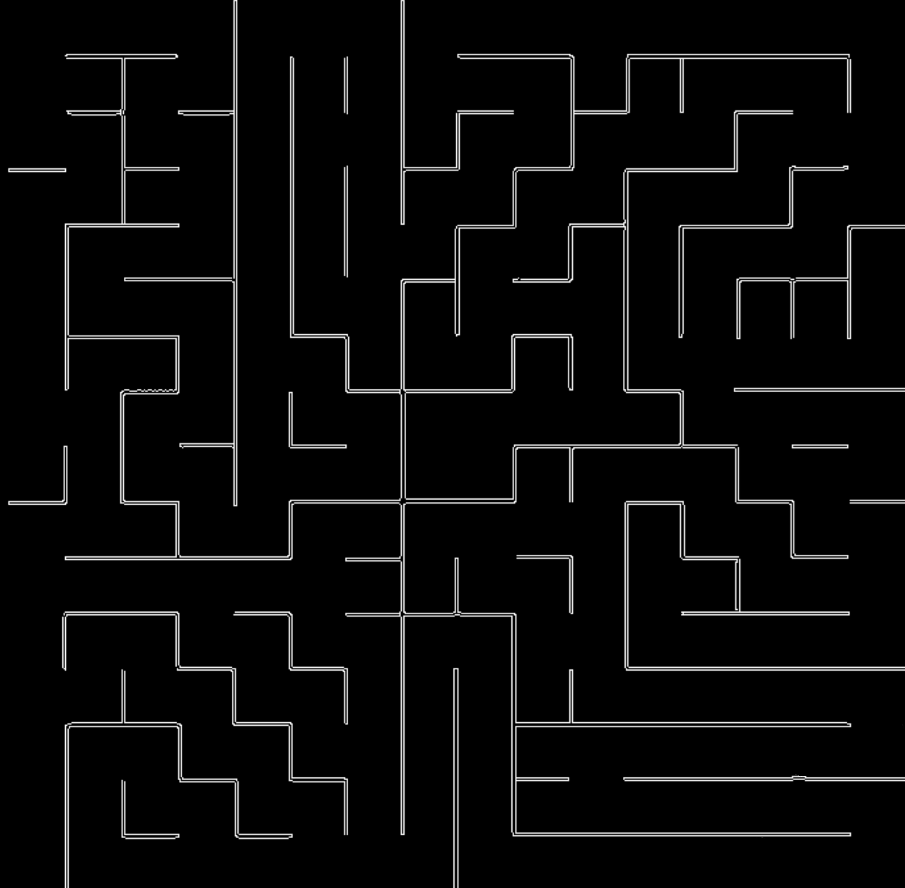
#> input picture algorithms/maze_images/binary_maze.png, 905 x 888 px, found by its file name
$ python wall_generator.py
#> lines starting #> are read from the running program, lines starting #| are printed output that depends on the picture
import cv2
import numpy as np
from skimage.morphology import skeletonize
from PIL import Image
import matplotlib.pyplot as plt

# Load the image in grayscale
img_path = "c:/Users/Kapil/personal/projects/maze-solver/algorithms/maze_images/binary_maze.png"  # Replace with your image path
img_gray = cv2.imread(img_path, cv2.IMREAD_GRAYSCALE)
#> img_gray is the input picture: shape (888, 905); min 0, max 255, mean 10

# Apply Canny edge detection
edges = cv2.Canny(img_gray, 50, 150)
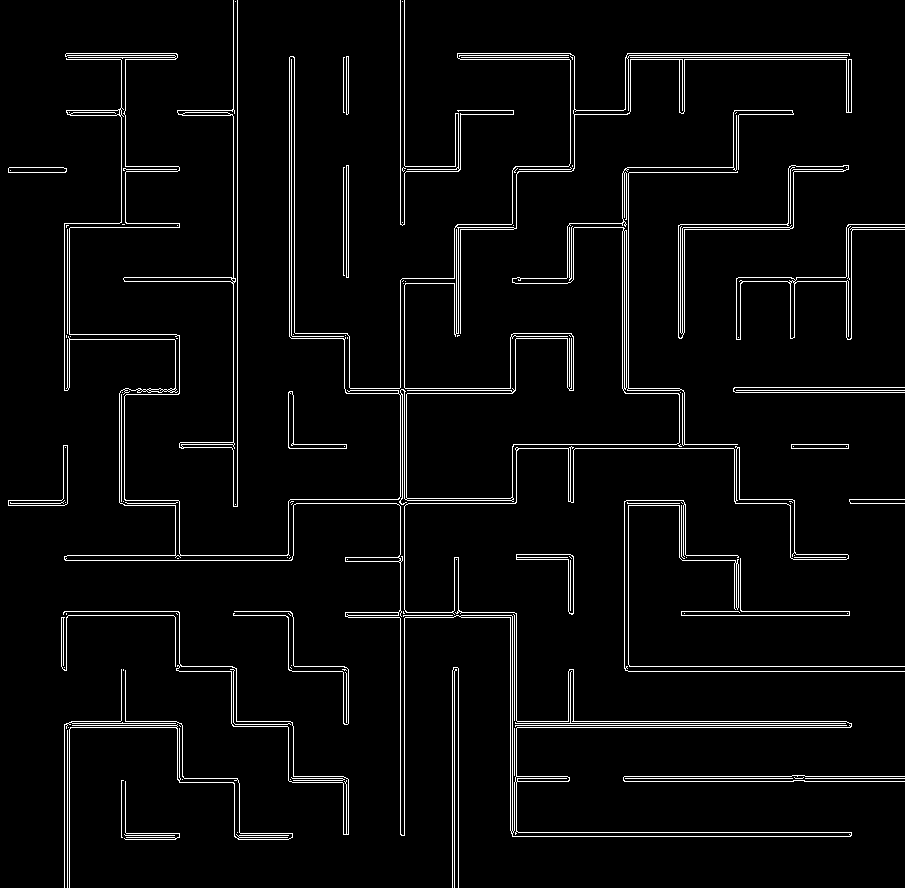
#> edges: shape (888, 905); 4% white in thin lines or dots

# Convert to boolean array for skeletonization
edges_bool = edges.astype(bool)
#> edges_bool: shape (888, 905) bool; 4% white in thin lines or dots

# Skeletonize to get single-pixel-wide walls
skeleton = skeletonize(edges_bool)
#> skeleton: shape (888, 905) bool; 3.9% white in thin lines or dots
skeleton_array = skeleton.astype(np.uint8)

# Get image dimensions
height, width = skeleton_array.shape
#> height = 888; width = 905

# Extract wall segments
wall_segments = []
visited_edges = set()
directions = [(-1, 0), (1, 0), (0, -1), (0, 1)]  # 4-neighborhood

for y in range(height):
    for x in range(width):
        if skeleton_array[y, x] == 1:
            for dx, dy in directions:
                nx, ny = x + dx, y + dy
                if 0 <= nx < width and 0 <= ny < height and skeleton_array[ny, nx] == 1:
                    p1 = (x, y)
                    p2 = (nx, ny)
                    edge = tuple(sorted([p1, p2]))
                    if edge not in visited_edges:
                        visited_edges.add(edge)
                        wall_segments.append(edge)

# Keep only unit pixel length segments
def is_unit_pixel(p1, p2):
    return abs(p1[0] - p2[0]) + abs(p1[1] - p2[1]) == 1

unit_pixel_walls = [seg for seg in wall_segments if is_unit_pixel(*seg)]

# Example output: print the first 10 unit walls
print(unit_pixel_walls)
#> (printed output is left out)
# Doesn't generate the walls accurately, needs further refinement
